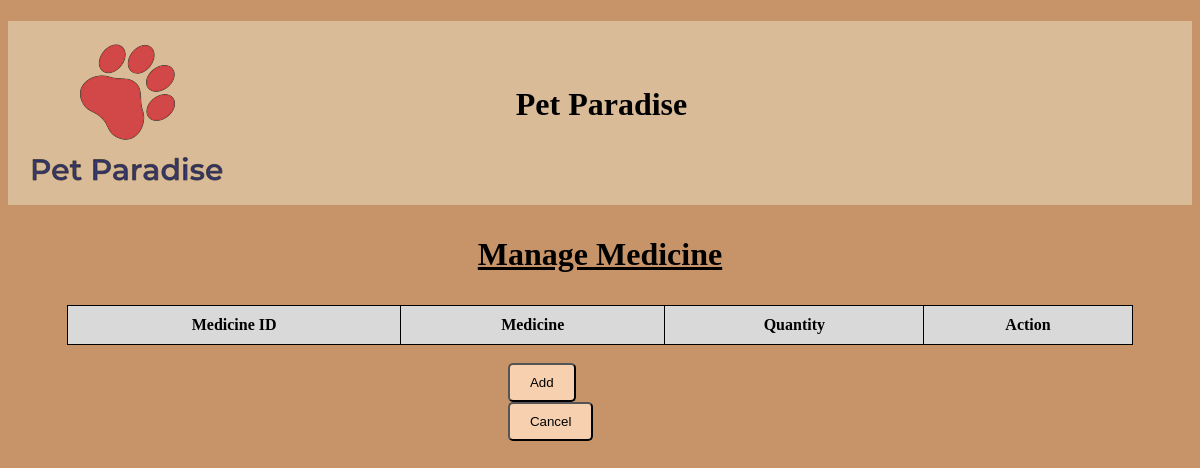
Page /managemedicine.php on the earlier database version.
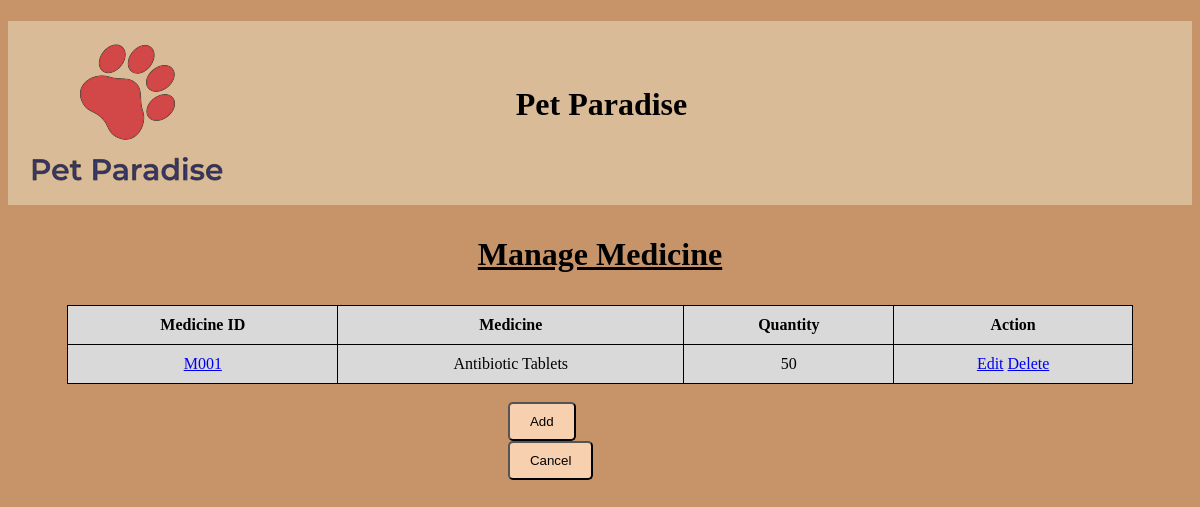
Same page on the later database version.
### tables this page shows
CREATE TABLE `medicine` (
  `medicine_id` varchar(4) NOT NULL,
  `medicine_name` text NOT NULL,
  `medicine_stock` int(11) NOT NULL,
  `medicine_desc` text NOT NULL,
  `medicine_price` int(11) NOT NULL
);

### managemedicine.php (the view, shortened to what this page needs)
<!DOCTYPE html>
<html lang="en">
<head>
</head>
<body>
  <?php
    include "dbcon.php";
    include "header2.php";
  ?>
    <b><h1 style="text-align:center; padding: 10px 20px;"><u>Manage Medicine</u></h1></b>
    <table style="text-align: center; width: 90%; margin-left: auto; margin-right: auto;">
        <thead>
          <tr>
            <th>Medicine ID</th>
            <th>Medicine</th>
            <th>Quantity</th>
            <th>Action</th>
          </tr>
        </thead>
        <tbody>
          <?php
            $sql = "SELECT * FROM medicine";
            $result = mysqli_query($connection,$sql);
            while ($row = mysqli_fetch_assoc($result)){
              ?>
          <tr>
            <td><a href="viewmedicine.php?id=<?php echo $row['medicine_id'];?>"><?php echo $row["medicine_id"];?></a></td>
            <td><?php echo $row["medicine_name"];?></td>
            <td><?php echo $row["medicine_stock"];?></td>
            <td>
              <a href="editmedicine.php?id=<?php echo $row['medicine_id'];?>">Edit</a>
              <a href="deletemedicine.php?id=<?php echo $row['medicine_id'];?>">Delete</a>
            </td>
          </tr>
        <?php
          } mysqli_close($connection);
        ?>
        </tbody>
      </table>
      <br>
      <div class="container">
        <input type="button" value="Add" id="my-button" onclick="window.open('addmedicine.php','_self')">
        <input type="button" value="Cancel" id="my-button" onclick="window.open('staffmain.php','_self')">
      </div>
</body>
</html>

Differences in the rows shown:
added medicine: medicine_id "M001", medicine_name "Antibiotic Tablets", medicine_stock "50"
